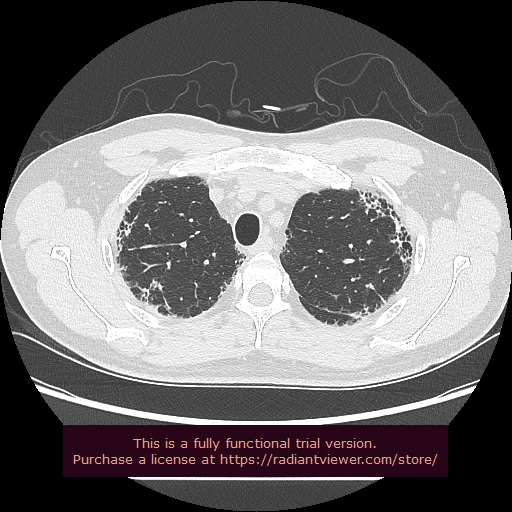
#> input picture test/honeycombing/0100001.jpg, 512 x 512 px
$ jupyter execute '阈值分割.ipynb'
#> lines starting #> are read from the running program, lines starting #| are printed output that depends on the picture; after the words box and inside, x2 and y2 are one past the last pixel; in counts of white or black regions, pixels touching at a corner belong together
[cell 1]
import cv2 as cv
import matplotlib.pyplot as plt
import numpy as np

[cell 2]
img=cv.imread("test/honeycombing/0100001.jpg")#转换成灰度图
#> img is the input picture: shape (512, 512, 3); mean B, G, R 111.1, 109.8, 112.7
origin=cv.imread("test/honeycombing/0100001.jpg")
img=cv.cvtColor(img,cv.COLOR_BGR2GRAY)
#> img: shape (512, 512)
plt.imshow(img,cmap="gray")

[cell 3]
ret,thresh=cv.threshold(img,127,255,cv.THRESH_BINARY)
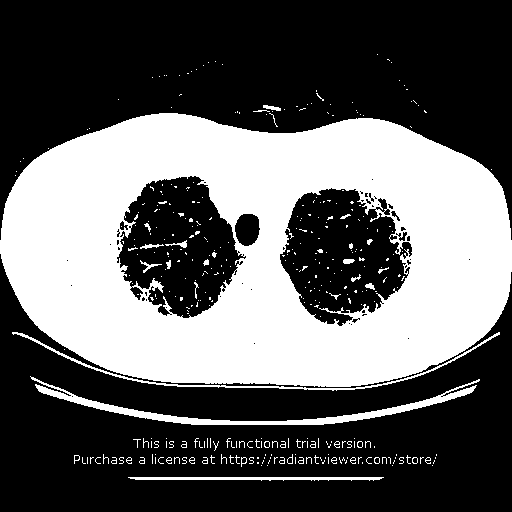
#> thresh: shape (512, 512); 37.7% white; 374 white regions (329 under 20 px), largest, box (x1, y1, x2, y2) and area: (0, 113, 512, 387) 91473, (30, 376, 480, 425) 2901, (12, 332, 500, 391) 1120
plt.imshow(thresh,cmap="gray")

[cell 4]
#闭运算
kernel=cv.getStructuringElement(cv.MORPH_ELLIPSE,(3,4))
closing=cv.morphologyEx(~thresh,cv.MORPH_CLOSE,kernel)#使用闭操作消除图像内部的小孔
#> closing: shape (512, 512); 64.3% white; 27 black regions (18 under 20 px), largest, box (x1, y1, x2, y2) and area: (0, 114, 512, 388) 90350, (37, 386, 474, 426) 2702, (151, 280, 162, 291) 69
mask=np.zeros([thresh.shape[0]+2,thresh.shape[1]+2],np.uint8)
fill1=~thresh.copy()
cv.floodFill(fill1,mask=mask,seedPoint=(180,200),newVal=150)
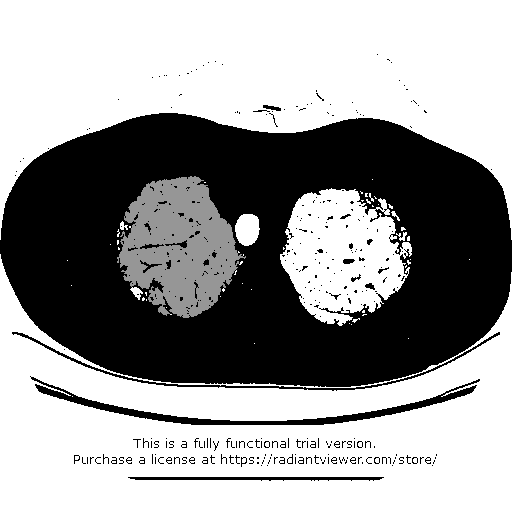
#> fill1: shape (512, 512); min 0, max 255, mean 154.3
mask2=np.zeros([thresh.shape[0]+2,thresh.shape[1]+2],np.uint8)
fill2=~thresh.copy()
cv.floodFill(fill2,mask=mask,seedPoint=(300,200),newVal=150)
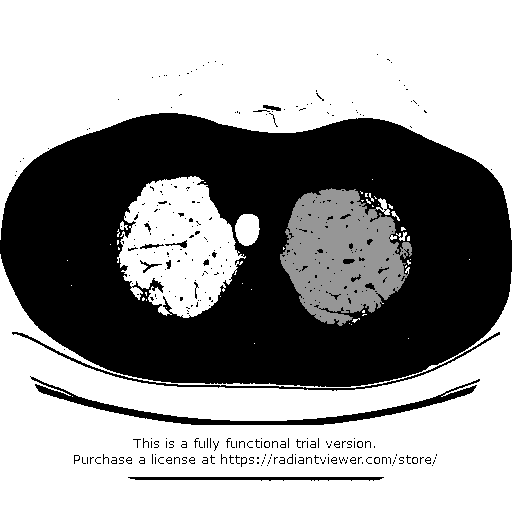
#> fill2: shape (512, 512); min 0, max 255, mean 154.2
plt.imshow(np.hstack((closing,fill1,fill2)),cmap="gray")
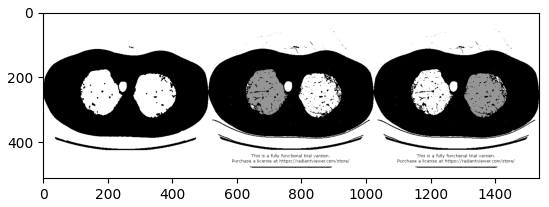
#> figure drawn by matplotlib, 1 panel

[cell 5]
print(thresh.shape)
#| (512, 512)
test=np.zeros((512,512),np.uint8)
m=mask[1:mask.shape[0]-1,1:mask.shape[0]-1]+mask2[1:mask2.shape[0]-1,1:mask2.shape[0]-1]
for i in range(m.shape[0]):
    for j in range(m.shape[1]):
        if m[i,j]==1:
            test[i,j]=255
        else:
            test[i,j]=0
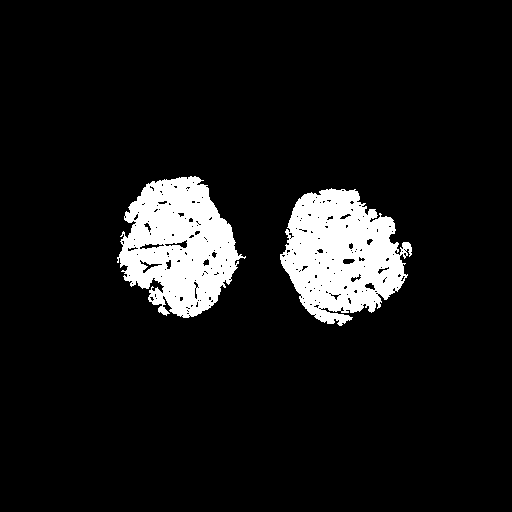
#> test: shape (512, 512); 8.8% white; 2 white regions, box (x1, y1, x2, y2) and area: (280, 188, 412, 326) 11588, (117, 176, 246, 318) 11355

[cell 6]
plt.imshow(test,cmap="gray")

[cell 7]
kernel=cv.getStructuringElement(cv.MORPH_ELLIPSE,(11,11))
aaa=cv.morphologyEx(test,cv.MORPH_CLOSE,kernel)#使用闭操作消除图像内部的小孔
plt.imshow(aaa,cmap="gray")
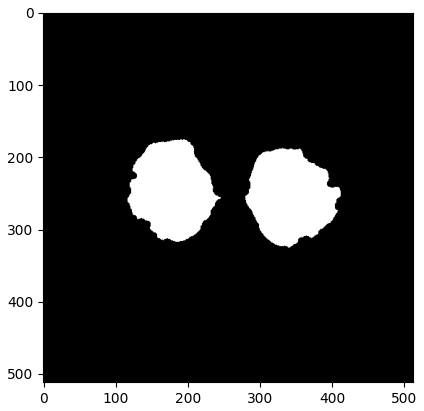
#> figure drawn by matplotlib, 1 panel

[cell 8]
finalResult=np.zeros(img.shape,np.uint8)
for i in range(img.shape[0]):
    for j in range(img.shape[1]):
        if aaa[i,j]==255:
            finalResult[i,j]=img[i,j]
        else:
            finalResult[i,j]=0
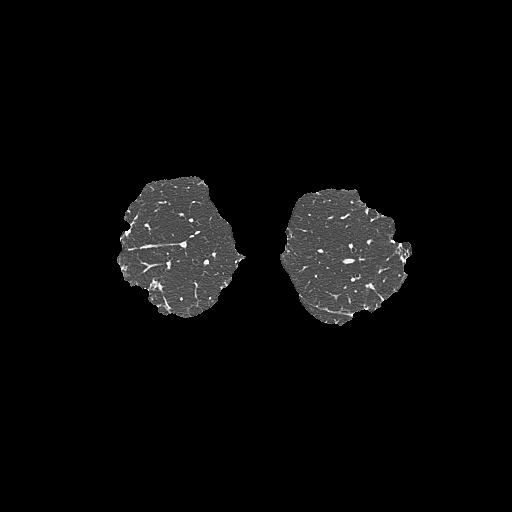
#> finalResult: shape (512, 512); min 0, max 255, mean 8.7

plt.imshow(cv.cvtColor(finalResult,cv.COLOR_BGR2RGB))

[cell 9]
#取反
closing=~closing
#> closing: shape (512, 512); 35.7% white; 27 white regions (18 under 20 px)
plt.imshow(closing,cmap="gray")

[cell 10]
contours, hierarchy = cv.findContours(closing,cv.RETR_EXTERNAL, cv.CHAIN_APPROX_SIMPLE)
#> contours = 5 contours, 3 with area under 20; largest, box (x1, y1, x2, y2) and area: (0, 114, 512, 388) 116178, (37, 386, 474, 426) 2262

[cell 11]
maxArea=0
maxContour=[]
index=0
for i in range(len(contours)):
    area = cv.contourArea(contours[i])
    if area>maxArea:
        maxArea=area
        maxContour=contours[i]
#> this loop made 5 passes
#> (area, maxArea) on passes 1 to 2: (2262, 2262), (116178.5, 116178.5)
#> after the loop, maxArea = 116178.5; maxContour = contour of 575 points, box (x1, y1, x2, y2) (0, 114, 512, 388), area 116178

[cell 12]
i=cv.drawContours(img, [maxContour], 0, (0,150,100), 3)
plt.imshow(i,cmap="gray")

[cell 13]
#判断点是否在最大连通区域轮廓内,制作掩模
mask=closing.copy()
isIn=0
for i in range(closing.shape[0]):
    for j in range(closing.shape[1]):
        isIn=cv.pointPolygonTest(maxContour,(j,i),False)

        if isIn==1:
            mask[i,j]=0
        else:
            mask[i,j]=255
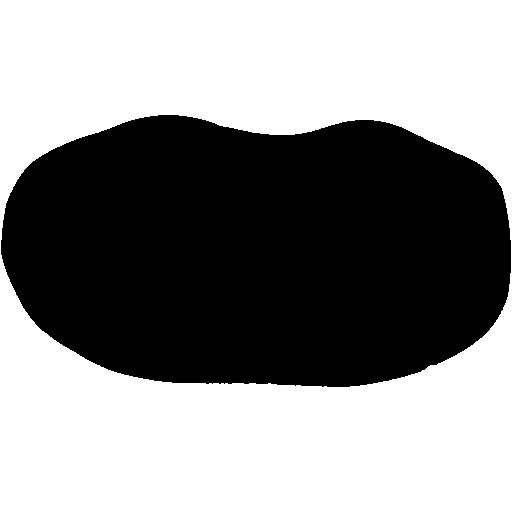
#> mask: shape (512, 512); 55.9% white; 1 black region, box (x1, y1, x2, y2) and area: (1, 115, 511, 387) 115563

[cell 14]
plt.imshow(mask,cmap="gray")

[cell 15]
#取反
mask=~mask
#> mask: shape (512, 512); 44.1% white; 1 white region
result=mask-closing
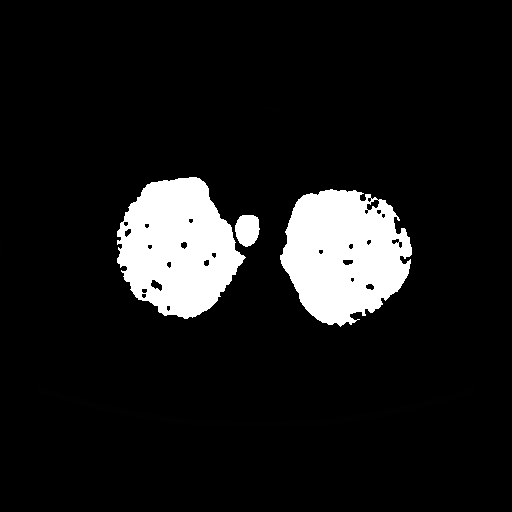
#> result: shape (512, 512); min 0, max 255, mean 25.3
plt.imshow(result,cmap="gray")

[cell 16]
#去掉气管,去掉连通面积最小的
contours2, hierarchy2 = cv.findContours(result,cv.RETR_EXTERNAL, cv.CHAIN_APPROX_SIMPLE)
#> contours2 has the same summary as contours
minArea=1000
minContour=[]
index=0
a=[]
for i in range(len(contours2)):
    area = cv.contourArea(contours2[i])
    a.append(area)
    if area>1000:
        minArea=area
        minContour=contours2[i]
#> this loop made 5 passes
#> after the loop, a = [2262, 116178.5, 8, 8, 5]
i2=cv.drawContours(result, [minContour], 0, (0,150,100), 3) #该函数会更改原图像
plt.imshow(i2,cmap="gray")

[cell 17]
i2=cv.drawContours(origin, contours2, -1, (0,150,100), 3) #该函数会更改原图像
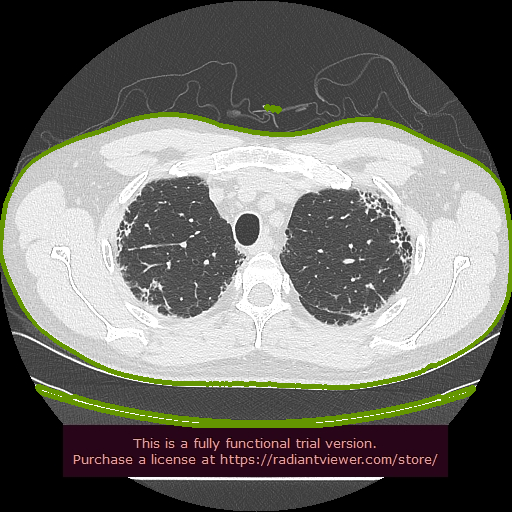
#> i2: shape (512, 512, 3); mean B, G, R 104.4, 109.1, 109.9
plt.imshow(i2,cmap="gray")

[cell 18]
a
#> Out = [2262, 116178.5, 8, 8, 5]
